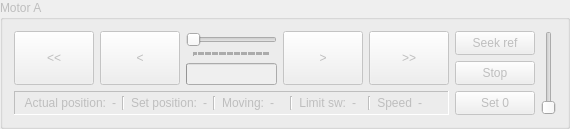
     <widget class="QGroupBox" name="group_a">
      <property name="enabled">
       <bool>false</bool>
      </property>
      <property name="autoFillBackground">
       <bool>false</bool>
      </property>
      <property name="styleSheet">
       <string notr="true"/>
      </property>
      <property name="title">
       <string>Motor A</string>
      </property>
      <layout class="QGridLayout" name="gridLayout">
       <item row="0" column="0">
        <layout class="QHBoxLayout" name="horizontalLayout">
         <item>
          <widget class="QPushButton" name="btn_a_left">
           <property name="sizePolicy">
            <sizepolicy hsizetype="Minimum" vsizetype="Expanding">
             <horstretch>0</horstretch>
             <verstretch>0</verstretch>
            </sizepolicy>
           </property>
           <property name="text">
            <string>&lt;&lt;</string>
           </property>
           <property name="autoRepeat">
            <bool>true</bool>
           </property>
           <property name="autoRepeatInterval">
            <number>50</number>
           </property>
          </widget>
         </item>
         <item>
          <widget class="QPushButton" name="btn_a_left_fine">
           <property name="sizePolicy">
            <sizepolicy hsizetype="Minimum" vsizetype="Expanding">
             <horstretch>0</horstretch>
             <verstretch>0</verstretch>
            </sizepolicy>
           </property>
           <property name="text">
            <string>&lt;</string>
           </property>
           <property name="autoRepeat">
            <bool>true</bool>
           </property>
           <property name="autoRepeatInterval">
            <number>50</number>
           </property>
          </widget>
         </item>
         <item>
          <layout class="QVBoxLayout" name="verticalLayout">
           <item>
            <widget class="QSlider" name="slider_a">
             <property name="sizePolicy">
              <sizepolicy hsizetype="Expanding" vsizetype="Minimum">
               <horstretch>0</horstretch>
               <verstretch>0</verstretch>
              </sizepolicy>
             </property>
             <property name="maximum">
              <number>65535</number>
             </property>
             <property name="orientation">
              <enum>Qt::Horizontal</enum>
             </property>
             <property name="tickPosition">
              <enum>QSlider::TicksBelow</enum>
             </property>
             <property name="tickInterval">
              <number>1000</number>
             </property>
            </widget>
           </item>
           <item>
            <widget class="QProgressBar" name="progress_a">
             <property name="maximum">
              <number>65535</number>
             </property>
             <property name="value">
              <number>0</number>
             </property>
             <property name="textVisible">
              <bool>false</bool>
             </property>
            </widget>
           </item>
          </layout>
         </item>
         <item>
          <widget class="QPushButton" name="btn_a_right_fine">
           <property name="sizePolicy">
            <sizepolicy hsizetype="Minimum" vsizetype="Expanding">
             <horstretch>0</horstretch>
             <verstretch>0</verstretch>
            </sizepolicy>
           </property>
           <property name="text">
            <string>&gt;</string>
           </property>
           <property name="autoRepeat">
            <bool>true</bool>
           </property>
           <property name="autoRepeatInterval">
            <number>50</number>
           </property>
          </widget>
         </item>
         <item>
          <widget class="QPushButton" name="btn_a_right">
           <property name="sizePolicy">
            <sizepolicy hsizetype="Minimum" vsizetype="Expanding">
             <horstretch>0</horstretch>
             <verstretch>0</verstretch>
            </sizepolicy>
           </property>
           <property name="text">
            <string>&gt;&gt;</string>
           </property>
           <property name="autoRepeat">
            <bool>true</bool>
           </property>
           <property name="autoRepeatInterval">
            <number>50</number>
           </property>
          </widget>
         </item>
        </layout>
       </item>
       <item row="0" column="1" rowspan="2">
        <layout class="QVBoxLayout" name="verticalLayout_2">
         <item>
          <widget class="QPushButton" name="btn_a_seek">
           <property name="sizePolicy">
            <sizepolicy hsizetype="Minimum" vsizetype="Expanding">
             <horstretch>0</horstretch>
             <verstretch>0</verstretch>
            </sizepolicy>
           </property>
           <property name="text">
            <string>Seek ref</string>
           </property>
          </widget>
         </item>
         <item>
          <widget class="QPushButton" name="btn_a_stop">
           <property name="sizePolicy">
            <sizepolicy hsizetype="Minimum" vsizetype="Expanding">
             <horstretch>0</horstretch>
             <verstretch>0</verstretch>
            </sizepolicy>
           </property>
           <property name="text">
            <string>Stop</string>
           </property>
          </widget>
         </item>
         <item>
          <widget class="QPushButton" name="btn_a_0">
           <property name="sizePolicy">
            <sizepolicy hsizetype="Minimum" vsizetype="Expanding">
             <horstretch>0</horstretch>
             <verstretch>0</verstretch>
            </sizepolicy>
           </property>
           <property name="text">
            <string>Set 0</string>
           </property>
          </widget>
         </item>
        </layout>
       </item>
       <item row="1" column="0">
        <widget class="QFrame" name="frame">
         <property name="frameShape">
          <enum>QFrame::Panel</enum>
         </property>
         <property name="frameShadow">
          <enum>QFrame::Sunken</enum>
         </property>
         <layout class="QHBoxLayout" name="horizontalLayout_7">
          <property name="topMargin">
           <number>4</number>
          </property>
          <property name="bottomMargin">
           <number>4</number>
          </property>
          <item>
           <layout class="QHBoxLayout" name="horizontalLayout_2">
            <item>
             <widget class="QLabel" name="label_a_1">
              <property name="text">
               <string>Actual position:</string>
              </property>
              <property name="alignment">
               <set>Qt::AlignRight|Qt::AlignTrailing|Qt::AlignVCenter</set>
              </property>
             </widget>
            </item>
            <item>
             <widget class="QLabel" name="label_a_pos">
              <property name="text">
               <string>-</string>
              </property>
             </widget>
            </item>
           </layout>
          </item>
          <item>
           <widget class="Line" name="line">
            <property name="orientation">
             <enum>Qt::Vertical</enum>
            </property>
           </widget>
          </item>
          <item>
           <layout class="QHBoxLayout" name="horizontalLayout_8">
            <item>
             <widget class="QLabel" name="label_a_4">
              <property name="text">
               <string>Set position:</string>
              </property>
              <property name="alignment">
               <set>Qt::AlignRight|Qt::AlignTrailing|Qt::AlignVCenter</set>
              </property>
             </widget>
            </item>
            <item>
             <widget class="QLabel" name="label_a_setpos">
              <property name="text">
               <string>-</string>
              </property>
             </widget>
            </item>
           </layout>
          </item>
          <item>
           <widget class="Line" name="line_2">
            <property name="orientation">
             <enum>Qt::Vertical</enum>
            </property>
           </widget>
          </item>
          <item>
           <layout class="QHBoxLayout" name="horizontalLayout_5">
            <item>
             <widget class="QLabel" name="label_a_2">
              <property name="text">
               <string>Moving:</string>
              </property>
              <property name="alignment">
               <set>Qt::AlignRight|Qt::AlignTrailing|Qt::AlignVCenter</set>
              </property>
             </widget>
            </item>
            <item>
             <widget class="QLabel" name="label_a_status">
              <property name="text">
               <string>-</string>
              </property>
             </widget>
            </item>
           </layout>
          </item>
          <item>
           <widget class="Line" name="line_3">
            <property name="orientation">
             <enum>Qt::Vertical</enum>
            </property>
           </widget>
          </item>
          <item>
           <layout class="QHBoxLayout" name="horizontalLayout_6">
            <item>
             <widget class="QLabel" name="label_a_3">
              <property name="text">
               <string>Limit sw:</string>
              </property>
              <property name="alignment">
               <set>Qt::AlignRight|Qt::AlignTrailing|Qt::AlignVCenter</set>
              </property>
             </widget>
            </item>
            <item>
             <widget class="QLabel" name="label_a_limitsw">
              <property name="text">
               <string>-</string>
              </property>
             </widget>
            </item>
           </layout>
          </item>
          <item>
           <widget class="Line" name="line_10">
            <property name="orientation">
             <enum>Qt::Vertical</enum>
            </property>
           </widget>
          </item>
          <item>
           <layout class="QHBoxLayout" name="horizontalLayout_16">
            <item>
             <widget class="QLabel" name="label_a_14">
              <property name="text">
               <string>Speed</string>
              </property>
              <property name="alignment">
               <set>Qt::AlignRight|Qt::AlignTrailing|Qt::AlignVCenter</set>
              </property>
             </widget>
            </item>
            <item>
             <widget class="QLabel" name="label_a_speed">
              <property name="text">
               <string>-</string>
              </property>
             </widget>
            </item>
           </layout>
          </item>
         </layout>
        </widget>
       </item>
       <item row="0" column="2" rowspan="2">
        <widget class="QSlider" name="slider_a_speed">
         <property name="minimum">
          <number>400</number>
         </property>
         <property name="maximum">
          <number>4000</number>
         </property>
         <property name="orientation">
          <enum>Qt::Vertical</enum>
         </property>
        </widget>
       </item>
      </layout>
      <zorder></zorder>
      <zorder>frame</zorder>
      <zorder></zorder>
      <zorder>slider_a_speed</zorder>
     </widget>
